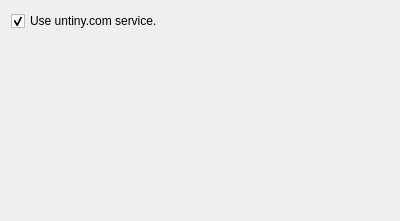
<?xml version="1.0" encoding="UTF-8"?>
<ui version="4.0">
 <class>UnTinyPrefsBase</class>
 <widget class="QWidget" name="UnTinyPrefsBase">
  <property name="geometry">
   <rect>
    <x>0</x>
    <y>0</y>
    <width>400</width>
    <height>221</height>
   </rect>
  </property>
  <layout class="QGridLayout" name="gridLayout">
   <item row="0" column="0">
    <widget class="QCheckBox" name="kcfg_useUntinyDotCom">
     <property name="text">
      <string>Use untiny.com service.</string>
     </property>
     <property name="checked">
      <bool>true</bool>
     </property>
    </widget>
   </item>
   <item row="1" column="0">
    <spacer name="verticalSpacer">
     <property name="orientation">
      <enum>Qt::Vertical</enum>
     </property>
     <property name="sizeHint" stdset="0">
      <size>
       <width>20</width>
       <height>40</height>
      </size>
     </property>
    </spacer>
   </item>
  </layout>
 </widget>
 <resources/>
 <connections/>
</ui>
